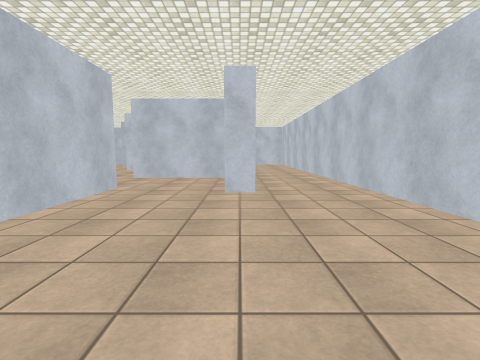
[1] (above)

24 first-person views from a walk through a 3-D level made in the Unity game engine. The camera is 1.3 m above the floor, tilts 6° down and sees 85° across. The floor is counted in squares, 2 m on a side. Each view is taken from the middle of a square. On the plan, view 1 faces up. The plan holds only what a view shows up to about 9 squares ahead; the rest is blank. Surface patterns are stand-ins for the level's own textures.

[2]
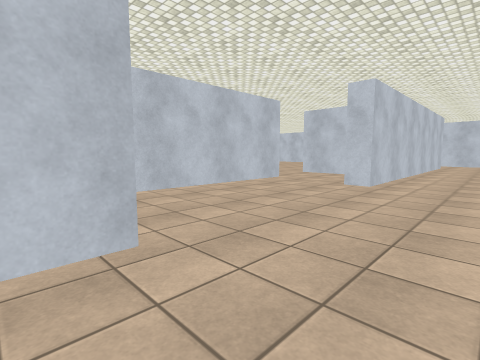

[3]
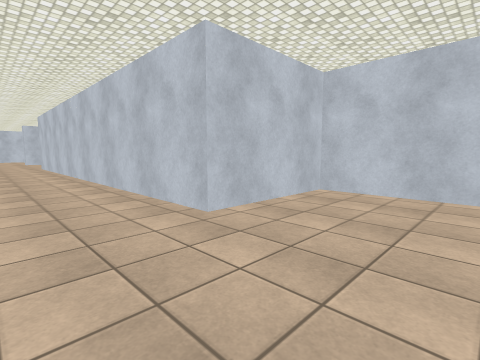

[4]
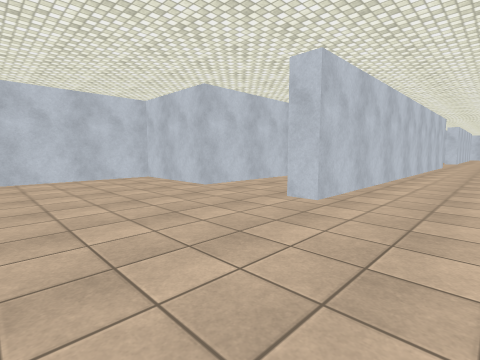

[5]
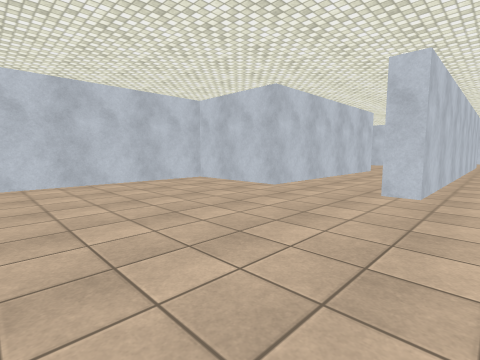

[6]
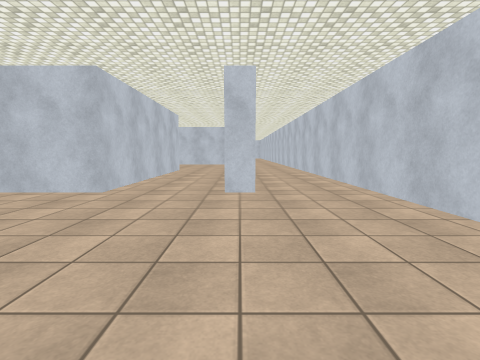

[7]
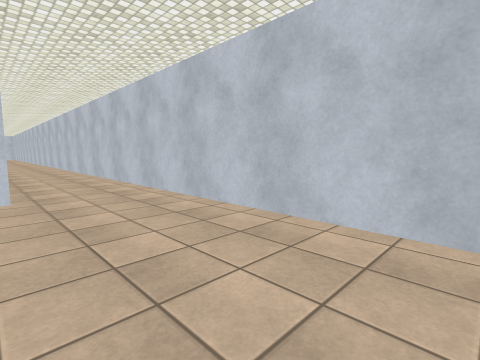

[8]
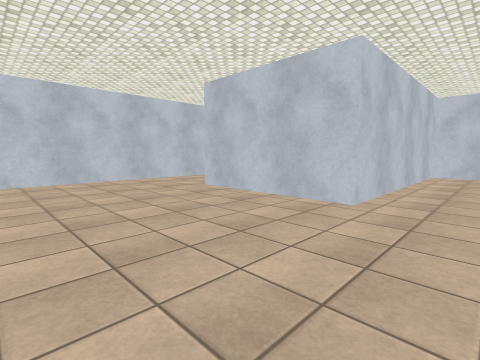

[9]
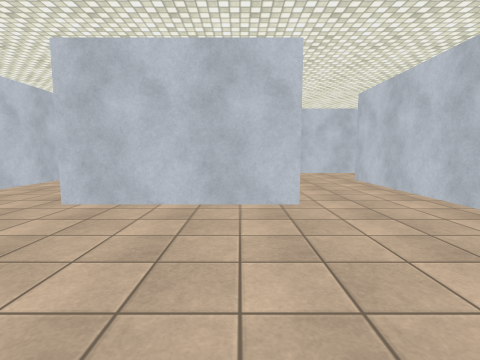

[10]
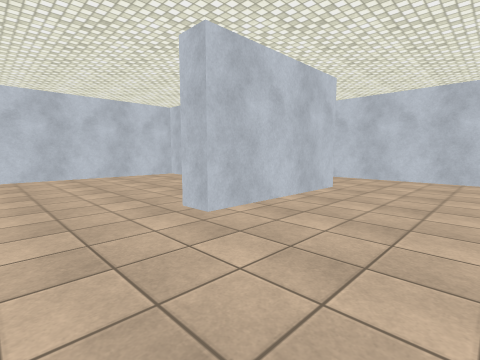

[11]
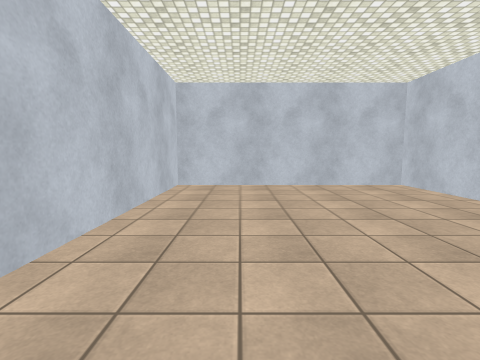

[12]
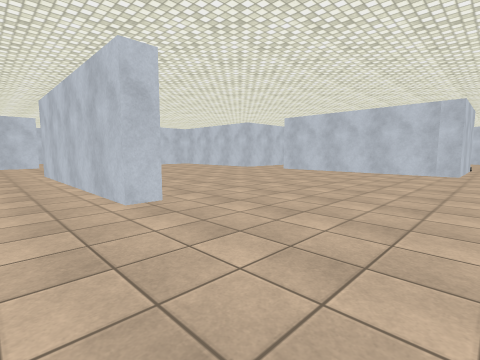

[13]
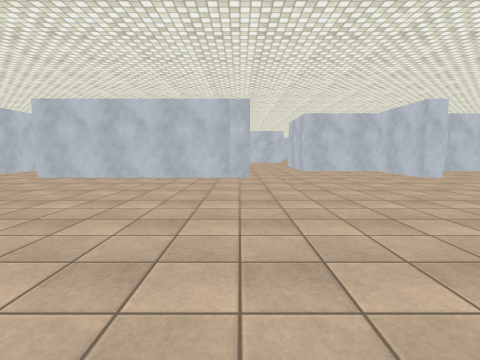

[14]
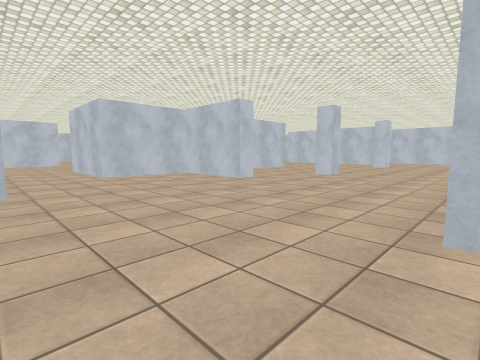

[15]
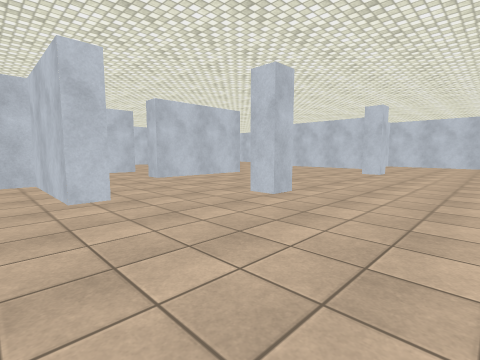

[16]
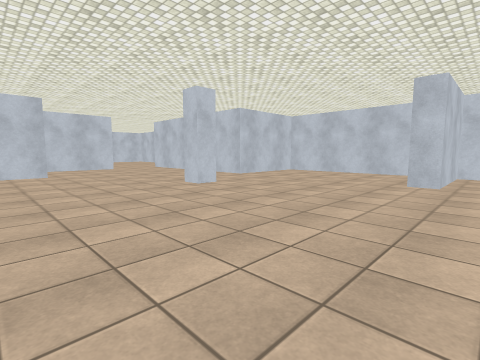

[17]
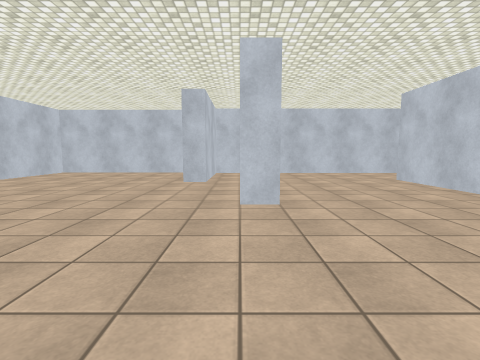

[18]
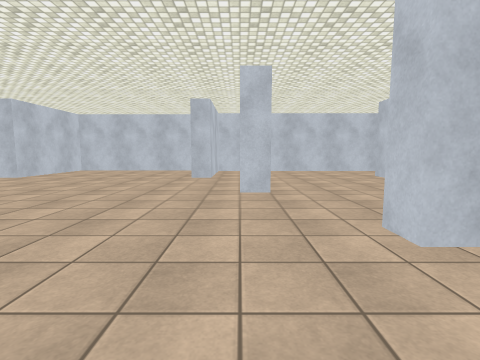

[19]
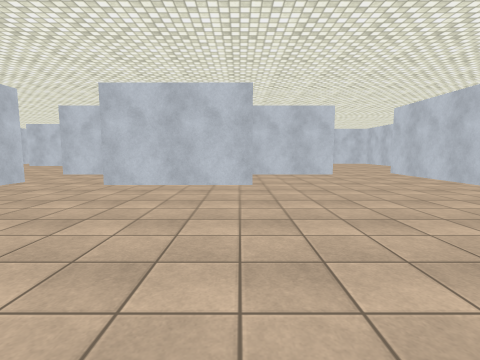

[20]
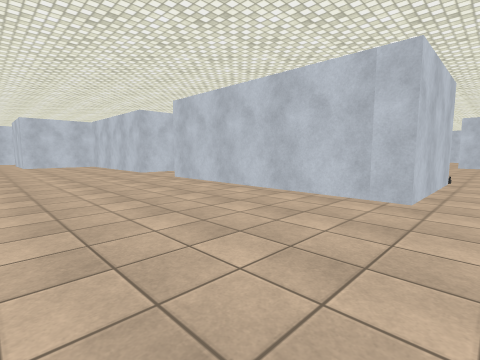

[21]
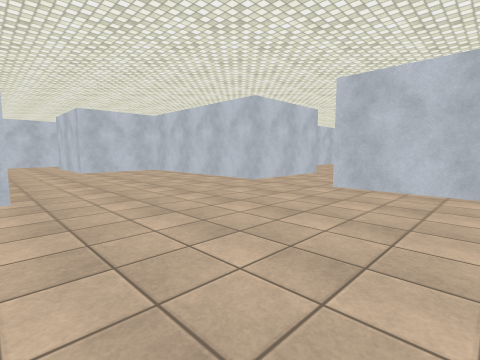

[22]
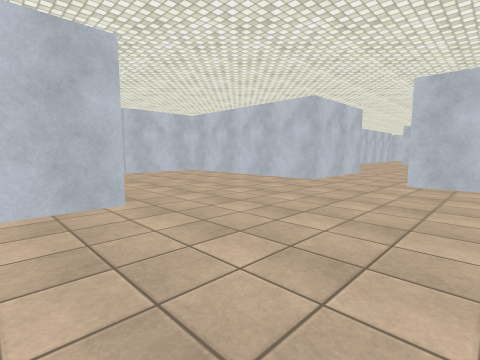

[23]
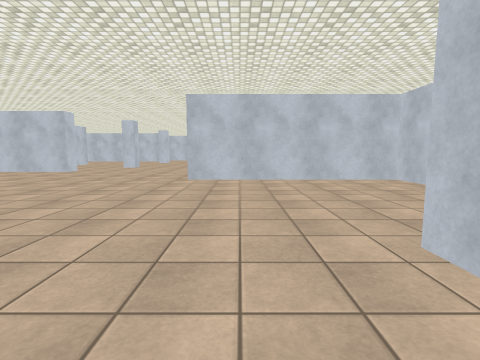

[24]
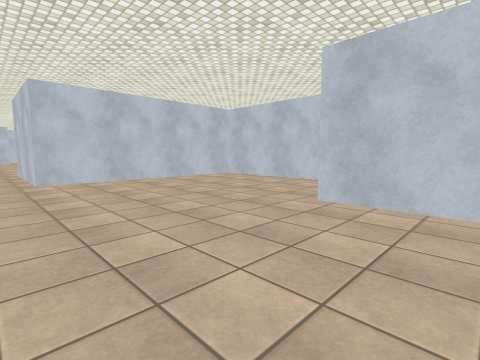

### Floor plan
Key: @ floor where view 1 was taken; # wall or solid block; . floor.
Columns run from 16 left of view 1 to 3 right of it. Each row starts with its distance up from view 1.
 15       ############
 14       #....#......
 13       #....#.....
 12 .######....#....#
 11 ................#
 10 ................#.
  9  #.....#....#...#..#
  8  #..............#..#
  7  ###..........###..#
  6    #............#..#
  5   .#....... . ..#..#
  4  #.....#.... #.....#
  3  #.......... #.....#
  2  #.####....###.....
  1  ..#.......###.....
  0    #.......###..@..
 -1  ###.........####..
 -2 ................#..
 -3 ....###.........#..
 -4       #.........#..#
 -5       #.........#..#
 -6       #......#..#..#
 -7       #......#..#..#
 -8       #......#..#..#
 -9    ..........#..#..#
-10    ..........#..#..#
-11     ###....###.....#
-12       #....#.......#
-13       #....#.......#
-14       #....#.......#
-15         ...#.......#
-16        ##..#.####..#
-17         # .#.#.....#
-18            #.#.....#
-19            ..#.....#
-20            ..#.....#
-21           ##########

Where each view was taken, in squares from view 1:
view 1: 0 up, 0 right, facing up
view 2: 1 down, 2 right, facing up-left
view 3: 2 up, 2 right, facing down-left
view 4: 14 down, 2 right, facing up-left
view 5: 15 down, 1 right, facing up-left
view 6: 15 down, 0 right, facing up
view 7: 15 down, 0 right, facing up-right
view 8: 12 down, 4 left, facing down-right
view 9: 12 down, 2 left, facing down
view 10: 13 down, 2 right, facing down-left
view 11: 15 down, 1 right, facing down
view 12: 2 down, 1 left, facing down-left
view 13: 3 down, 3 left, facing left
view 14: 3 down, 5 left, facing up-left
view 15: 1 up, 6 left, facing up-left
view 16: 6 up, 4 left, facing up-left
view 17: 6 up, 4 left, facing up
view 18: 5 up, 4 left, facing up
view 19: 7 up, 7 left, facing left
view 20: 2 down, 6 left, facing down-left
view 21: 6 down, 5 left, facing down-left
view 22: 7 down, 4 left, facing down-left
view 23: 7 down, 4 left, facing up
view 24: 7 down, 6 left, facing up-right
